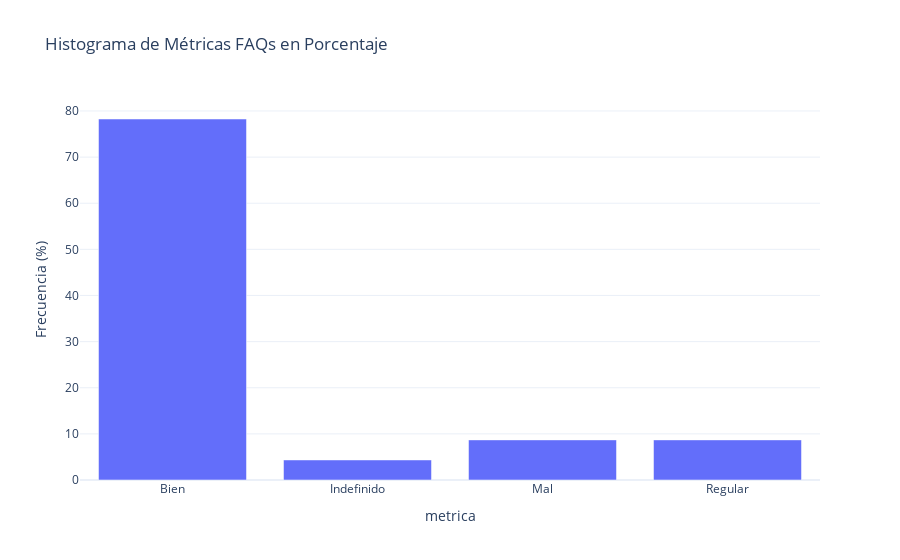

Notebook cell for this chart:
### Code cell
import plotly.express as px  
import pandas as pd

df = pd.read_excel('docs\metricas_FAQs.xlsx', index_col=0).iloc[:,:5]

# Calcular las frecuencias relativas en porcentaje  
value_counts = df['metrica'].value_counts(normalize=True) * 100  # Esto convierte las cuentas en porcentajes  
value_counts = value_counts.sort_index()  # Asegurarse de que los índices estén ordenados para coincidir con las etiquetas personalizadas  
  
# Crear un gráfico de barras  
fig = px.bar(value_counts,  
             title='Histograma de Métricas FAQs en Porcentaje',  
             labels={'index': 'Valores', 'value': 'Frecuencia (%)'},  
             template='plotly_white')  
  
# Mejorar visualmente el gráfico  
fig.update_layout(  
    showlegend=False,  # Ocultar la leyenda  
    xaxis=dict(  
        tickmode='array',  
        tickvals=[0, 1, 2, 3]
    ),  
    yaxis=dict(  
        tickformat=".0f"  # Formato de dos decimales para los porcentajes  
    )  
)  
fig.show()

### Figure 1 — Plotly figure (JSON) as saved in the notebook; plotly's stock layout.template omitted (floating-point values rounded to 4 significant figures)
{"data": [{"alignmentgroup": "True", "hovertemplate": "variable=proportion<br>metrica=%{x}<br>Frecuencia (%)=%{y}<extra></extra>", "legendgroup": "proportion", "marker": {"color": "#636efa", "pattern": {"shape": ""}}, "name": "proportion", "offsetgroup": "proportion", "orientation": "v", "showlegend": true, "textposition": "auto", "type": "bar", "x": ["Bien", "Indefinido", "Mal", "Regular"], "xaxis": "x", "y": [78.26, 4.348, 8.696, 8.696], "yaxis": "y"}], "layout": {"barmode": "relative", "legend": {"title": {"text": "variable"}, "tracegroupgap": 0}, "showlegend": false, "title": {"text": "Histograma de Métricas FAQs en Porcentaje"}, "xaxis": {"anchor": "y", "domain": [0, 1], "tickmode": "array", "tickvals": [0, 1, 2, 3], "title": {"text": "metrica"}}, "yaxis": {"anchor": "x", "domain": [0, 1], "tickformat": ".0f", "title": {"text": "Frecuencia (%)"}}}}
